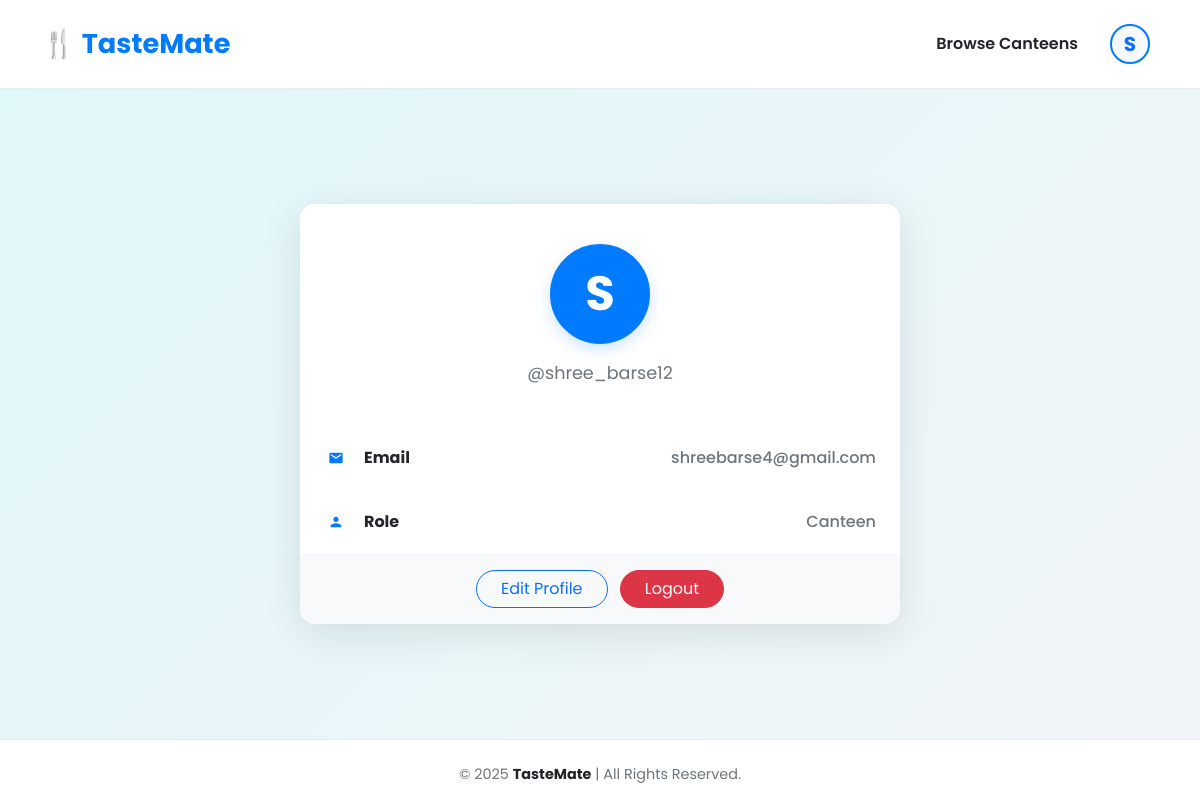
/profile/ (signed in), run on the app's committed database.
### users/models.py (models this page shows, shortened)
class User(AbstractUser):
    CANTEEN = 'Canteen'
    STUDENT = 'Student'
    ROLE_CHOICES = [
        (CANTEEN, 'Canteen'),
        (STUDENT, 'Student'),
    ]
    role = models.CharField(max_length=20, choices=ROLE_CHOICES)
    phone = models.CharField(max_length=15, blank=True, null=True)
    address = models.TextField(blank=True, null=True, help_text="Full address of the canteen")
    canteen_name = models.CharField(max_length=150, blank=True)
    latitude = models.FloatField(blank=True, null=True)
    longitude = models.FloatField(blank=True, null=True)

### users/views.py (the view)
# urls.py: path('profile/', views.profile, name='profile'),
@login_required
def profile(request):
    return render(request, 'profile.html', {'user': request.user})

### templates/profile.html (shortened to what this page needs)
{% extends 'layout.html' %}
{% load static %}
{% block content %}
<div class="profile-container">
    <div class="profile-card">
        <div class="profile-header">
            {% if user.profile_image %}
                <img src="{{ user.profile_image.url }}" alt="Profile" class="profile-avatar">
            {% else %}
                <div class="d-flex justify-content-center align-items-center profile-avatar profile-avatar-initials fw-bold mx-auto">
                    {{ user.username|first|upper }}
                </div>
            {% endif %}
            <div class="profile-info">
                <p>@{{ user.username }}</p>
            </div>
        </div>
        <div class="profile-details">
            <ul class="list-group list-group-flush">
                <li class="list-group-item">
                    <svg class="icon" xmlns="http://www.w3.org/2000/svg" width="1em" height="1em" viewBox="0 0 24 24"><path fill="currentColor" d="M20 4H4c-1.1 0-1.99.9-1.99 2L2 18c0 1.1.9 2 2 2h16c1.1 0 2-.9 2-2V6c0-1.1-.9-2-2-2zm0 4l-8 5l-8-5V6l8 5l8-5v2z"></path></svg>
                    <strong>Email</strong>
                    <span class="value">{{ user.email }}</span>
                </li>
                <li class="list-group-item">
                    <svg class="icon" xmlns="http://www.w3.org/2000/svg" width="1em" height="1em" viewBox="0 0 24 24"><path fill="currentColor" d="M12 12c2.21 0 4-1.79 4-4s-1.79-4-4-4s-4 1.79-4 4s1.79 4 4 4zm0 2c-2.67 0-8 1.34-8 4v2h16v-2c0-2.66-5.33-4-8-4z"></path></svg>
                    <strong>Role</strong>
                    <span class="value">{{ user.role|capfirst }}</span>
                </li>
            </ul>
        </div>
        <div class="card-footer bg-light text-center p-3">
             <a href="#" class="btn btn-outline-primary rounded-pill px-4">Edit Profile</a>
             <a href="{% url 'logout' %}" class="btn btn-danger rounded-pill px-4 ms-2">Logout</a>
        </div>
    </div>
</div>
{% endblock %}

### templates/layout.html (shortened to what this page needs)
{% load static %}
<!DOCTYPE html>
<html lang="en">
<head>
    <link href="https://cdn.jsdelivr.net/npm/bootstrap@5.3.3/dist/css/bootstrap.min.css" rel="stylesheet">
</head>
<body class="d-flex flex-column min-vh-100">
    <nav class="navbar navbar-expand-lg sticky-top">
        <div class="container">
            <a class="navbar-brand" href="{% url 'home' %}">🍴 TasteMate</a>
            <div class="collapse navbar-collapse" id="navbarNav">
                <ul class="navbar-nav ms-auto align-items-center">
                    <li class="nav-item"><a class="nav-link" href="{% url 'public_menu' %}">Browse Canteens</a></li>
                    {% if user.is_authenticated %}
                        <li class="nav-item dropdown ms-lg-3">
                            <a class="nav-link" href="#" id="profileDropdown" role="button" data-bs-toggle="dropdown" aria-expanded="false">
                                {% if user.profile_image %}
                                    <img src="{{ user.profile_image.url }}" alt="Profile" class="profile-circle">
                                {% else %}
                                    <div class="bg-light text-primary d-flex justify-content-center align-items-center profile-circle fw-bold fs-5">
                                        {{ user.username|first|upper }}
                                    </div>
                                {% endif %}
                            </a>
                        </li>
                    {% endif %}
                </ul>
            </div>
        </div>
    </nav>
    <main class="flex-grow-1">
        {% block content %}{% endblock %}
    </main>
    <footer class="text-center mt-auto">
        <p class="mb-0">&copy; {% now "Y" %} <strong>TasteMate</strong> | All Rights Reserved.</p>
    </footer>
</body>
</html>

### templates/layout.html (style rules this page uses)
:root { --primary-color: #007BFF; --text-dark: #212529; --text-light: #6c757d; --background-offwhite: #f8f9fa; }
body { font-family: 'Poppins', sans-serif; background-color: var(--background-offwhite); }
.navbar { background: #fff; transition: all 0.3s ease; padding: 1rem 0; border-bottom: 1px solid #e9ecef; }
.navbar-brand { font-weight: 700; color: var(--primary-color) !important; font-size: 1.7rem; }
.navbar-nav .nav-link { color: var(--text-dark) !important; font-weight: 600; transition: color 0.2s; }
.profile-circle { width: 40px; height: 40px; border-radius: 50%; object-fit: cover; border: 2px solid var(--primary-color); cursor: pointer; }
footer { background-color: #fff; border-top: 1px solid #e9ecef; color: var(--text-light); font-size: 0.9rem; padding: 1.5rem 0; }
footer strong { color: var(--text-dark); }

### templates/profile.html (style rules this page uses)
.profile-container { padding: 3rem 0; background: linear-gradient(135deg, #e0f7fa 0%, #f2f5f7 100%); min-height: calc(100vh - 150px); display: flex; align-items: center; justify-content: center; }
.profile-card { background-color: #fff; border: none; border-radius: 15px; box-shadow: 0 10px 40px rgba(0,0,0,0.1); width: 100%; max-width: 600px; overflow: hidden; animation: fadeInUp 0.8s ease-in-out; }
.profile-header { background: #fff; text-align: center; padding: 2.5rem 1.5rem; position: relative; }
.profile-avatar { width: 100px; height: 100px; border-radius: 50%; object-fit: cover; border: 4px solid var(--primary-color, #007BFF); box-shadow: 0 5px 15px rgba(0, 123, 255, 0.2); margin-bottom: 1rem; }
.profile-avatar-initials { background-color: var(--primary-color, #007BFF); color: #fff; font-size: 3rem; }
.profile-info p { margin: 0; color: var(--text-light, #6c757d); font-size: 1.1rem; }
.profile-details .list-group-item { border: none; padding: 1.25rem 1.5rem; display: flex; align-items: center; gap: 1rem; transition: background-color 0.2s ease; }
.profile-details .icon { color: var(--primary-color, #007BFF); width: 24px; flex-shrink: 0; }
.profile-details strong { color: var(--text-dark, #212529); }
.profile-details .value { margin-left: auto; font-weight: 500; color: var(--text-light, #6c757d); }

### data on the page
User: username|first "S", username "shree_barse12", email "shreebarse4@gmail.com", role "Canteen"
